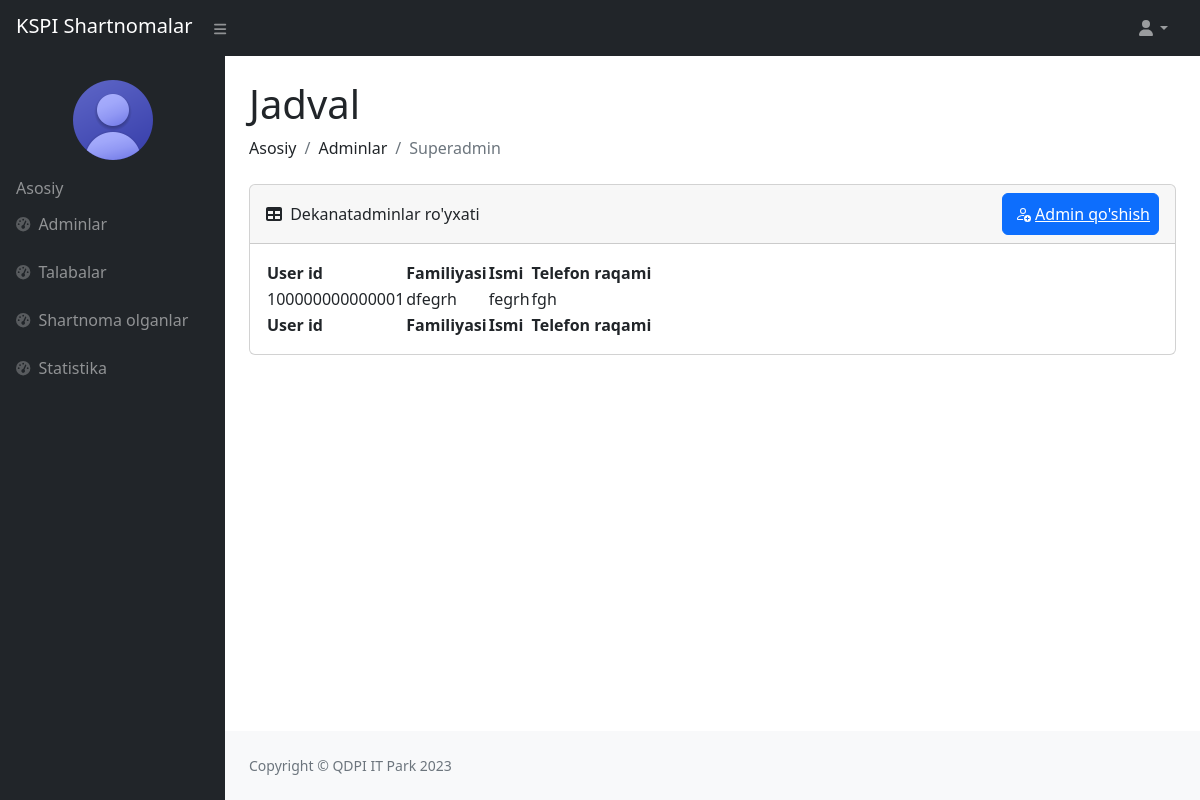
/dekanat_admin/, run on an earlier commit of the app's database.
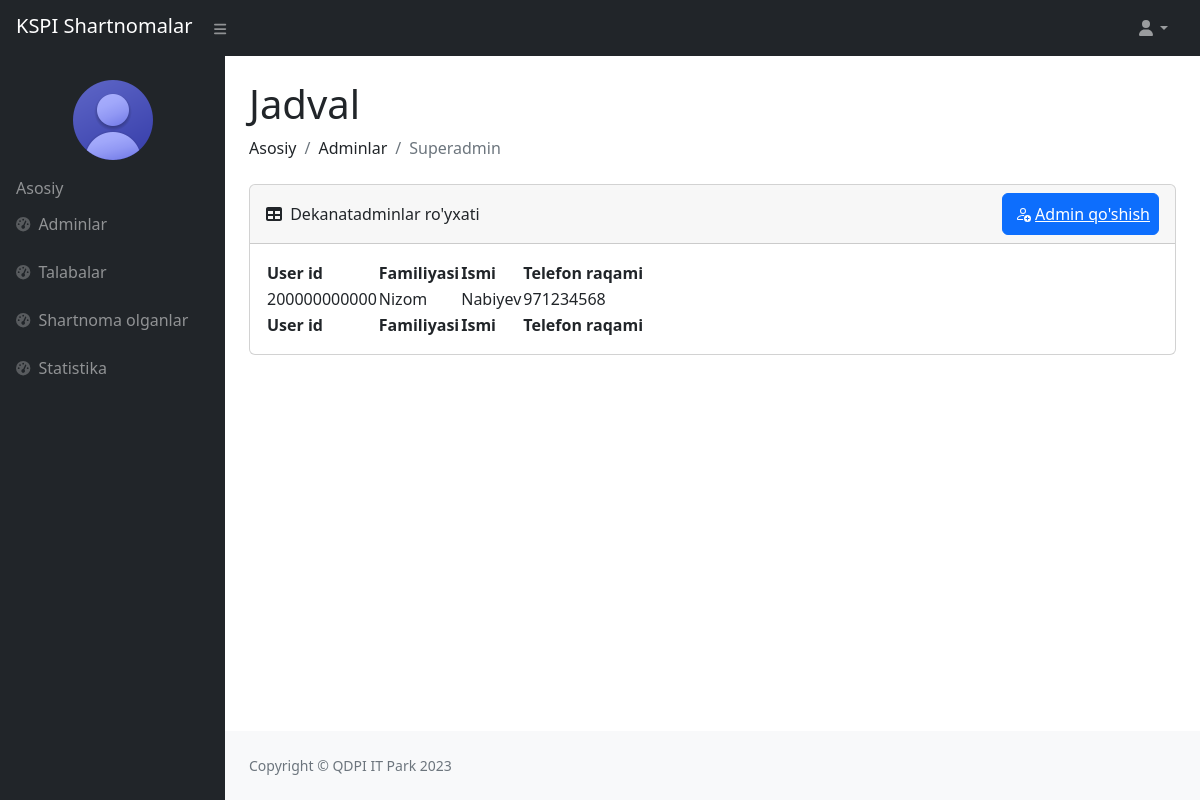
And on a later commit of the database.
### users/models.py (models this page shows)
class User(AbstractUser):
    sharif = models.CharField(max_length=100)
    t_yil = models.CharField(max_length=100, blank=True)
    t_nomer = models.CharField(max_length=200)
    k_yil = models.CharField(max_length=200, blank=True)
    gender = models.CharField(max_length=100, blank=True)
    talim_turi = models.CharField(max_length=100, blank=True)
    fakultet = models.CharField(max_length=100, blank=True)
    yonalish = models.CharField(max_length=100, blank=True)
    kurs = models.CharField(max_length=10, blank=True)
    guruh = models.CharField(max_length=100, blank=True)
    viloyat = models.CharField(max_length=100)
    tuman = models.CharField(max_length=100)
    mfy = models.CharField(max_length=100, blank=True)
    kocha_uy = models.CharField(max_length=100)
    lavozim = models.CharField(max_length=100, blank=True)
    dekanat_fakultet = models.CharField(max_length=100, blank=True)
    dekanat_kafedra = models.CharField(max_length=100, blank=True)
    parol = models.CharField(max_length=100)

### users/views.py (the view)
# urls.py: path('dekanat_admin/', dekanat_admin, name='dekanat_admin'),
def dekanat_admin(request):
    data = User.objects.filter(lavozim='dekanat')
    context = {
        'data':data,
    }
    return render(request, 'adminlar/dekanat/adminlar.html', context)

### templates/adminlar/dekanat/adminlar.html (shortened to what the changed rows need)
{% load static %}
<!DOCTYPE html>
<html lang="en">
<head>
    <link href="https://cdn.jsdelivr.net/npm/simple-datatables@7.1.2/dist/style.min.css" rel="stylesheet"/>
    <link rel="stylesheet" href="{% static '/superadmin/css/styles.css' %}">
</head>
<body class="sb-nav-fixed">
    <div id="layoutSidenav">
        <div id="layoutSidenav_content">
            <main>
                <div class="container-fluid px-4">
                    <h1 class="mt-4">Jadval</h1>
                    <div class="card mb-4">
                        <div class="card-body">
                            <table id="datatablesSimple">
                                <thead>
                                    <tr>
                                        <th>User id</th>
                                        <th>Familiyasi</th>
                                        <th>Ismi</th>
                                        <th>Telefon raqami</th>
                                    </tr>
                                </thead>
                                <tfoot>
                                    <tr>
                                        <th>User id</th>
                                        <th>Familiyasi</th>
                                        <th>Ismi</th>
                                        <th>Telefon raqami</th>
                                    </tr>
                                </tfoot>
                                {% for s in data %}
                                    <tbody>
                                        <tr>
                                            <td>{{s.username}}</td>
                                            <td>{{s.first_name}}</td>
                                            <td>{{s.last_name}}</td>
                                            <td>{{s.t_nomer}}</td>
                                        </tr>
                                    </tbody>
                                {% endfor %}
                            </table>
                        </div>
                    </div>
                </div>
            </main>
        </div>
    </div>
</body>
</html>

What changed in the data, as far as the page shows it:
removed User: username "100000000000001", first_name "dfegrh", last_name "fegrh", t_nomer "fgh"
added User: username "200000000000", first_name "Nizom", last_name "Nabiyev", t_nomer "971234568"
